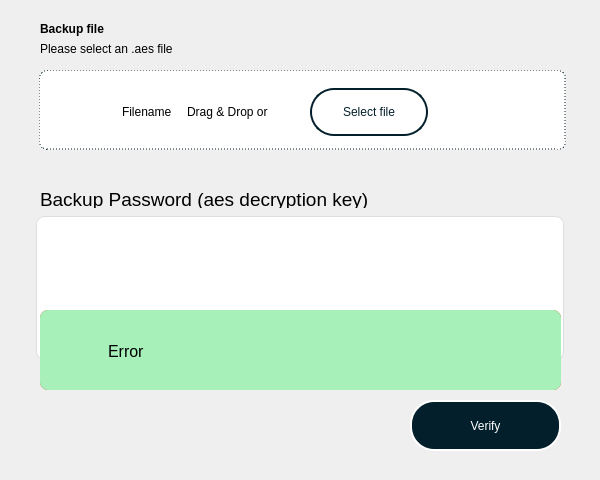
<?xml version="1.0" encoding="UTF-8"?>
<ui version="4.0">
 <class>MainWindow</class>
 <widget class="QMainWindow" name="MainWindow">
  <property name="geometry">
   <rect>
    <x>0</x>
    <y>0</y>
    <width>600</width>
    <height>480</height>
   </rect>
  </property>
  <property name="minimumSize">
   <size>
    <width>600</width>
    <height>480</height>
   </size>
  </property>
  <property name="maximumSize">
   <size>
    <width>600</width>
    <height>480</height>
   </size>
  </property>
  <property name="cursor">
   <cursorShape>ArrowCursor</cursorShape>
  </property>
  <property name="windowTitle">
   <string>MainWindow</string>
  </property>
  <widget class="QWidget" name="widget">
   <widget class="QPushButton" name="verifyBtn">
    <property name="enabled">
     <bool>true</bool>
    </property>
    <property name="geometry">
     <rect>
      <x>410</x>
      <y>400</y>
      <width>151</width>
      <height>51</height>
     </rect>
    </property>
    <property name="sizePolicy">
     <sizepolicy hsizetype="Minimum" vsizetype="Expanding">
      <horstretch>0</horstretch>
      <verstretch>0</verstretch>
     </sizepolicy>
    </property>
    <property name="cursor">
     <cursorShape>PointingHandCursor</cursorShape>
    </property>
    <property name="styleSheet">
     <string notr="true">QPushButton {
	background-color : #031F2B; 
	border-color: #FFFFFF;
	color : #FFFFFF;
	border-style: solid;
	border-width: 2px;
	border-radius: 24px;
}
QPushButton::pressed{
	background-color: #FFFFFF;
	border-color: #031F2B;
	color : #031F2B;
}
QPushButton: disabled {
    background-color:#707070;
	border-color: #707070;
    color:#707070;
}</string>
    </property>
    <property name="text">
     <string>Verify</string>
    </property>
   </widget>
   <widget class="QPlainTextEdit" name="decryptionKeyTxt">
    <property name="enabled">
     <bool>true</bool>
    </property>
    <property name="geometry">
     <rect>
      <x>36</x>
      <y>216</y>
      <width>528</width>
      <height>144</height>
     </rect>
    </property>
    <property name="sizePolicy">
     <sizepolicy hsizetype="Preferred" vsizetype="MinimumExpanding">
      <horstretch>0</horstretch>
      <verstretch>0</verstretch>
     </sizepolicy>
    </property>
    <property name="styleSheet">
     <string notr="true">background: #FFFFFF; border: 1px solid #DEDEDE; border-radius: 8px</string>
    </property>
    <property name="frameShadow">
     <enum>QFrame::Raised</enum>
    </property>
    <property name="placeholderText">
     <string/>
    </property>
   </widget>
   <widget class="QLabel" name="decryptionKeyLb">
    <property name="enabled">
     <bool>true</bool>
    </property>
    <property name="geometry">
     <rect>
      <x>40</x>
      <y>190</y>
      <width>411</width>
      <height>18</height>
     </rect>
    </property>
    <property name="font">
     <font>
      <pointsize>14</pointsize>
      <kerning>false</kerning>
     </font>
    </property>
    <property name="text">
     <string>Backup Password (aes decryption key)</string>
    </property>
   </widget>
   <widget class="QLabel" name="label">
    <property name="geometry">
     <rect>
      <x>40</x>
      <y>20</y>
      <width>101</width>
      <height>17</height>
     </rect>
    </property>
    <property name="font">
     <font>
      <weight>75</weight>
      <bold>true</bold>
     </font>
    </property>
    <property name="text">
     <string>Backup file</string>
    </property>
   </widget>
   <widget class="QLabel" name="label_2">
    <property name="geometry">
     <rect>
      <x>40</x>
      <y>40</y>
      <width>181</width>
      <height>17</height>
     </rect>
    </property>
    <property name="text">
     <string>Please select an .aes file</string>
    </property>
   </widget>
   <widget class="QFrame" name="frameFileBg">
    <property name="geometry">
     <rect>
      <x>39</x>
      <y>70</y>
      <width>527</width>
      <height>80</height>
     </rect>
    </property>
    <property name="styleSheet">
     <string notr="true">QFrame {
border: 1px dashed #031F2B;
border-radius: 8px;
background: #FFFFFF;
}</string>
    </property>
    <property name="frameShape">
     <enum>QFrame::StyledPanel</enum>
    </property>
    <property name="frameShadow">
     <enum>QFrame::Raised</enum>
    </property>
   </widget>
   <widget class="QFrame" name="frameFileInit">
    <property name="geometry">
     <rect>
      <x>40</x>
      <y>70</y>
      <width>521</width>
      <height>80</height>
     </rect>
    </property>
    <property name="frameShape">
     <enum>QFrame::NoFrame</enum>
    </property>
    <property name="frameShadow">
     <enum>QFrame::Plain</enum>
    </property>
    <widget class="QLabel" name="iconUpload">
     <property name="geometry">
      <rect>
       <x>113</x>
       <y>30</y>
       <width>24</width>
       <height>24</height>
      </rect>
     </property>
     <property name="autoFillBackground">
      <bool>false</bool>
     </property>
     <property name="styleSheet">
      <string notr="true">background-image: url(&quot;/home/baron/Desktop/Project/tapsigner_tool/tapsigner-tool/UploadIcon.svg&quot;);</string>
     </property>
     <property name="text">
      <string/>
     </property>
    </widget>
    <widget class="QPushButton" name="selectFileBtn">
     <property name="enabled">
      <bool>true</bool>
     </property>
     <property name="geometry">
      <rect>
       <x>270</x>
       <y>18</y>
       <width>118</width>
       <height>48</height>
      </rect>
     </property>
     <property name="sizePolicy">
      <sizepolicy hsizetype="Minimum" vsizetype="Expanding">
       <horstretch>0</horstretch>
       <verstretch>0</verstretch>
      </sizepolicy>
     </property>
     <property name="palette">
      <palette>
       <active>
        <colorrole role="WindowText">
         <brush brushstyle="SolidPattern">
          <color alpha="255">
           <red>3</red>
           <green>31</green>
           <blue>43</blue>
          </color>
         </brush>
        </colorrole>
        <colorrole role="Button">
         <brush brushstyle="SolidPattern">
          <color alpha="255">
           <red>255</red>
           <green>255</green>
           <blue>255</blue>
          </color>
         </brush>
        </colorrole>
        <colorrole role="Text">
         <brush brushstyle="SolidPattern">
          <color alpha="255">
           <red>3</red>
           <green>31</green>
           <blue>43</blue>
          </color>
         </brush>
        </colorrole>
        <colorrole role="ButtonText">
         <brush brushstyle="SolidPattern">
          <color alpha="255">
           <red>3</red>
           <green>31</green>
           <blue>43</blue>
          </color>
         </brush>
        </colorrole>
        <colorrole role="Base">
         <brush brushstyle="SolidPattern">
          <color alpha="255">
           <red>255</red>
           <green>255</green>
           <blue>255</blue>
          </color>
         </brush>
        </colorrole>
        <colorrole role="Window">
         <brush brushstyle="SolidPattern">
          <color alpha="255">
           <red>255</red>
           <green>255</green>
           <blue>255</blue>
          </color>
         </brush>
        </colorrole>
        <colorrole role="PlaceholderText">
         <brush brushstyle="NoBrush">
          <color alpha="128">
           <red>3</red>
           <green>31</green>
           <blue>43</blue>
          </color>
         </brush>
        </colorrole>
       </active>
       <inactive>
        <colorrole role="WindowText">
         <brush brushstyle="SolidPattern">
          <color alpha="255">
           <red>3</red>
           <green>31</green>
           <blue>43</blue>
          </color>
         </brush>
        </colorrole>
        <colorrole role="Button">
         <brush brushstyle="SolidPattern">
          <color alpha="255">
           <red>255</red>
           <green>255</green>
           <blue>255</blue>
          </color>
         </brush>
        </colorrole>
        <colorrole role="Text">
         <brush brushstyle="SolidPattern">
          <color alpha="255">
           <red>3</red>
           <green>31</green>
           <blue>43</blue>
          </color>
         </brush>
        </colorrole>
        <colorrole role="ButtonText">
         <brush brushstyle="SolidPattern">
          <color alpha="255">
           <red>3</red>
           <green>31</green>
           <blue>43</blue>
          </color>
         </brush>
        </colorrole>
        <colorrole role="Base">
         <brush brushstyle="SolidPattern">
          <color alpha="255">
           <red>255</red>
           <green>255</green>
           <blue>255</blue>
          </color>
         </brush>
        </colorrole>
        <colorrole role="Window">
         <brush brushstyle="SolidPattern">
          <color alpha="255">
           <red>255</red>
           <green>255</green>
           <blue>255</blue>
          </color>
         </brush>
        </colorrole>
        <colorrole role="PlaceholderText">
         <brush brushstyle="NoBrush">
          <color alpha="128">
           <red>3</red>
           <green>31</green>
           <blue>43</blue>
          </color>
         </brush>
        </colorrole>
       </inactive>
       <disabled>
        <colorrole role="WindowText">
         <brush brushstyle="SolidPattern">
          <color alpha="255">
           <red>3</red>
           <green>31</green>
           <blue>43</blue>
          </color>
         </brush>
        </colorrole>
        <colorrole role="Button">
         <brush brushstyle="SolidPattern">
          <color alpha="255">
           <red>255</red>
           <green>255</green>
           <blue>255</blue>
          </color>
         </brush>
        </colorrole>
        <colorrole role="Text">
         <brush brushstyle="SolidPattern">
          <color alpha="255">
           <red>3</red>
           <green>31</green>
           <blue>43</blue>
          </color>
         </brush>
        </colorrole>
        <colorrole role="ButtonText">
         <brush brushstyle="SolidPattern">
          <color alpha="255">
           <red>3</red>
           <green>31</green>
           <blue>43</blue>
          </color>
         </brush>
        </colorrole>
        <colorrole role="Base">
         <brush brushstyle="SolidPattern">
          <color alpha="255">
           <red>255</red>
           <green>255</green>
           <blue>255</blue>
          </color>
         </brush>
        </colorrole>
        <colorrole role="Window">
         <brush brushstyle="SolidPattern">
          <color alpha="255">
           <red>255</red>
           <green>255</green>
           <blue>255</blue>
          </color>
         </brush>
        </colorrole>
        <colorrole role="PlaceholderText">
         <brush brushstyle="NoBrush">
          <color alpha="128">
           <red>3</red>
           <green>31</green>
           <blue>43</blue>
          </color>
         </brush>
        </colorrole>
       </disabled>
      </palette>
     </property>
     <property name="cursor">
      <cursorShape>PointingHandCursor</cursorShape>
     </property>
     <property name="styleSheet">
      <string notr="true">QPushButton {
	background-color: #FFFFFF;
	border-color: #031F2B;
	color : #031F2B;
	border-style: solid;
	border-width: 2px;
	border-radius: 24px;
}
QPushButton::pressed{
	background-color : #031F2B; 
	border-color: #FFFFFF;
	color : #FFFFFF;
}</string>
     </property>
     <property name="text">
      <string>Select file</string>
     </property>
    </widget>
    <widget class="QLabel" name="labelDragDropOr">
     <property name="enabled">
      <bool>true</bool>
     </property>
     <property name="geometry">
      <rect>
       <x>147</x>
       <y>32</y>
       <width>111</width>
       <height>20</height>
      </rect>
     </property>
     <property name="toolTip">
      <string notr="true"/>
     </property>
     <property name="styleSheet">
      <string notr="true"/>
     </property>
     <property name="frameShape">
      <enum>QFrame::NoFrame</enum>
     </property>
     <property name="frameShadow">
      <enum>QFrame::Plain</enum>
     </property>
     <property name="lineWidth">
      <number>0</number>
     </property>
     <property name="text">
      <string>Drag &amp; Drop or </string>
     </property>
    </widget>
   </widget>
   <widget class="QFrame" name="frameFileName">
    <property name="geometry">
     <rect>
      <x>42</x>
      <y>72</y>
      <width>521</width>
      <height>76</height>
     </rect>
    </property>
    <property name="frameShape">
     <enum>QFrame::NoFrame</enum>
    </property>
    <property name="frameShadow">
     <enum>QFrame::Raised</enum>
    </property>
    <widget class="QLabel" name="filenameObj">
     <property name="geometry">
      <rect>
       <x>80</x>
       <y>24</y>
       <width>389</width>
       <height>31</height>
      </rect>
     </property>
     <property name="text">
      <string>Filename</string>
     </property>
     <property name="wordWrap">
      <bool>true</bool>
     </property>
    </widget>
    <widget class="QLabel" name="label_3">
     <property name="geometry">
      <rect>
       <x>15</x>
       <y>15</y>
       <width>48</width>
       <height>48</height>
      </rect>
     </property>
     <property name="styleSheet">
      <string notr="true">background-image: url(&quot;/home/baron/Desktop/Project/tapsigner_tool/tapsigner-tool/FileIcon.svg&quot;);</string>
     </property>
     <property name="text">
      <string/>
     </property>
    </widget>
    <widget class="QPushButton" name="closeButton">
     <property name="geometry">
      <rect>
       <x>468</x>
       <y>25</y>
       <width>31</width>
       <height>31</height>
      </rect>
     </property>
     <property name="cursor">
      <cursorShape>PointingHandCursor</cursorShape>
     </property>
     <property name="styleSheet">
      <string notr="true">QPushButton {
	border: none;
	qproperty-icon:  url(&quot;/home/baron/Desktop/Project/tapsigner_tool/tapsigner-tool/Close.svg&quot;);
   qproperty-iconSize: 24px;
}</string>
     </property>
     <property name="text">
      <string/>
     </property>
    </widget>
   </widget>
   <widget class="QFrame" name="frameError">
    <property name="enabled">
     <bool>false</bool>
    </property>
    <property name="geometry">
     <rect>
      <x>40</x>
      <y>310</y>
      <width>521</width>
      <height>80</height>
     </rect>
    </property>
    <property name="styleSheet">
     <string notr="true">QFrame {
border-radius: 8px;
background: #CF4018;
}</string>
    </property>
    <property name="frameShape">
     <enum>QFrame::Panel</enum>
    </property>
    <property name="frameShadow">
     <enum>QFrame::Raised</enum>
    </property>
    <property name="lineWidth">
     <number>3</number>
    </property>
    <property name="midLineWidth">
     <number>3</number>
    </property>
    <widget class="QLabel" name="errorIcon">
     <property name="geometry">
      <rect>
       <x>20</x>
       <y>22</y>
       <width>36</width>
       <height>36</height>
      </rect>
     </property>
     <property name="styleSheet">
      <string notr="true">background-image: url(&quot;/home/baron/Desktop/Project/tapsigner_tool/tapsigner-tool/Error.svg&quot;);</string>
     </property>
     <property name="text">
      <string/>
     </property>
    </widget>
    <widget class="QLabel" name="errorContent">
     <property name="geometry">
      <rect>
       <x>68</x>
       <y>26</y>
       <width>421</width>
       <height>31</height>
      </rect>
     </property>
     <property name="font">
      <font>
       <pointsize>12</pointsize>
      </font>
     </property>
     <property name="styleSheet">
      <string notr="true">color : #FFFFFF</string>
     </property>
     <property name="text">
      <string>Error</string>
     </property>
     <property name="wordWrap">
      <bool>true</bool>
     </property>
    </widget>
   </widget>
   <widget class="QFrame" name="frameSucceed">
    <property name="enabled">
     <bool>true</bool>
    </property>
    <property name="geometry">
     <rect>
      <x>40</x>
      <y>310</y>
      <width>521</width>
      <height>80</height>
     </rect>
    </property>
    <property name="styleSheet">
     <string notr="true">QFrame {
border-radius: 8px;
background: #A7F0BA;
}</string>
    </property>
    <property name="frameShape">
     <enum>QFrame::Panel</enum>
    </property>
    <property name="frameShadow">
     <enum>QFrame::Raised</enum>
    </property>
    <property name="lineWidth">
     <number>3</number>
    </property>
    <property name="midLineWidth">
     <number>3</number>
    </property>
    <widget class="QLabel" name="succeedIcon">
     <property name="geometry">
      <rect>
       <x>20</x>
       <y>22</y>
       <width>36</width>
       <height>36</height>
      </rect>
     </property>
     <property name="styleSheet">
      <string notr="true">background-image: url(&quot;/home/baron/Desktop/Project/tapsigner_tool/tapsigner-tool/Succeed.svg&quot;);</string>
     </property>
     <property name="text">
      <string/>
     </property>
    </widget>
    <widget class="QLabel" name="succeedContent">
     <property name="geometry">
      <rect>
       <x>68</x>
       <y>26</y>
       <width>421</width>
       <height>31</height>
      </rect>
     </property>
     <property name="font">
      <font>
       <pointsize>12</pointsize>
      </font>
     </property>
     <property name="text">
      <string>Error</string>
     </property>
     <property name="wordWrap">
      <bool>true</bool>
     </property>
    </widget>
   </widget>
   <zorder>frameFileBg</zorder>
   <zorder>verifyBtn</zorder>
   <zorder>decryptionKeyTxt</zorder>
   <zorder>decryptionKeyLb</zorder>
   <zorder>label</zorder>
   <zorder>label_2</zorder>
   <zorder>frameFileInit</zorder>
   <zorder>frameFileName</zorder>
   <zorder>frameError</zorder>
   <zorder>frameSucceed</zorder>
  </widget>
 </widget>
 <resources/>
 <connections>
  <connection>
   <sender>verifyBtn</sender>
   <signal>clicked()</signal>
   <receiver>MainWindow</receiver>
   <slot>onVerifyBtnPressed()</slot>
   <hints>
    <hint type="sourcelabel">
     <x>437</x>
     <y>365</y>
    </hint>
    <hint type="destinationlabel">
     <x>265</x>
     <y>219</y>
    </hint>
   </hints>
  </connection>
  <connection>
   <sender>selectFileBtn</sender>
   <signal>clicked()</signal>
   <receiver>MainWindow</receiver>
   <slot>onSelectFileBtnPressed()</slot>
   <hints>
    <hint type="sourcelabel">
     <x>143</x>
     <y>87</y>
    </hint>
    <hint type="destinationlabel">
     <x>251</x>
     <y>185</y>
    </hint>
   </hints>
  </connection>
 </connections>
 <slots>
  <slot>onSelectFileBtnPressed()</slot>
  <slot>onVerifyBtnPressed()</slot>
 </slots>
</ui>
